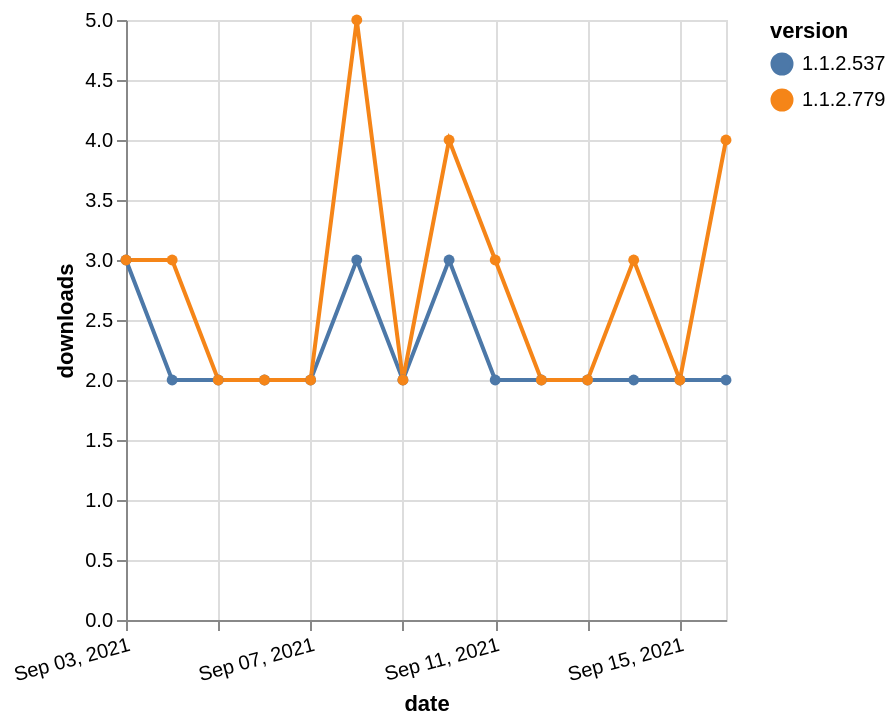

Vega-Lite specification for this chart:
### Vega-Lite specification from a JSON file in a GitHub repository (floating-point values rounded to 4 significant figures)
{"$schema": "https://vega.github.io/schema/vega-lite/v5.json", "description": "A simple bar chart with embedded data.", "data": {"values": [{"date": "2021-09-03", "total": 3763, "delta": 3, "version": "1.1.2.537"}, {"date": "2021-09-04", "total": 3765, "delta": 2, "version": "1.1.2.537"}, {"date": "2021-09-05", "total": 3767, "delta": 2, "version": "1.1.2.537"}, {"date": "2021-09-06", "total": 3769, "delta": 2, "version": "1.1.2.537"}, {"date": "2021-09-07", "total": 3771, "delta": 2, "version": "1.1.2.537"}, {"date": "2021-09-08", "total": 3774, "delta": 3, "version": "1.1.2.537"}, {"date": "2021-09-09", "total": 3776, "delta": 2, "version": "1.1.2.537"}, {"date": "2021-09-10", "total": 3779, "delta": 3, "version": "1.1.2.537"}, {"date": "2021-09-11", "total": 3781, "delta": 2, "version": "1.1.2.537"}, {"date": "2021-09-12", "total": 3783, "delta": 2, "version": "1.1.2.537"}, {"date": "2021-09-13", "total": 3785, "delta": 2, "version": "1.1.2.537"}, {"date": "2021-09-14", "total": 3787, "delta": 2, "version": "1.1.2.537"}, {"date": "2021-09-15", "total": 3789, "delta": 2, "version": "1.1.2.537"}, {"date": "2021-09-16", "total": 3791, "delta": 2, "version": "1.1.2.537"}, {"date": "2021-09-03", "total": 3557, "delta": 3, "version": "1.1.2.779"}, {"date": "2021-09-04", "total": 3560, "delta": 3, "version": "1.1.2.779"}, {"date": "2021-09-05", "total": 3562, "delta": 2, "version": "1.1.2.779"}, {"date": "2021-09-06", "total": 3564, "delta": 2, "version": "1.1.2.779"}, {"date": "2021-09-07", "total": 3566, "delta": 2, "version": "1.1.2.779"}, {"date": "2021-09-08", "total": 3571, "delta": 5, "version": "1.1.2.779"}, {"date": "2021-09-09", "total": 3573, "delta": 2, "version": "1.1.2.779"}, {"date": "2021-09-10", "total": 3577, "delta": 4, "version": "1.1.2.779"}, {"date": "2021-09-11", "total": 3580, "delta": 3, "version": "1.1.2.779"}, {"date": "2021-09-12", "total": 3582, "delta": 2, "version": "1.1.2.779"}, {"date": "2021-09-13", "total": 3584, "delta": 2, "version": "1.1.2.779"}, {"date": "2021-09-14", "total": 3587, "delta": 3, "version": "1.1.2.779"}, {"date": "2021-09-15", "total": 3589, "delta": 2, "version": "1.1.2.779"}, {"date": "2021-09-16", "total": 3593, "delta": 4, "version": "1.1.2.779"}]}, "width": "container", "mark": {"type": "line", "point": {"filled": true}}, "encoding": {"x": {"field": "date", "type": "temporal", "timeUnit": "yearmonthdate", "title": "date", "axis": {"labelAngle": -15}}, "y": {"field": "delta", "type": "quantitative", "title": "downloads"}, "color": {"field": "version", "type": "nominal"}, "tooltip": {"field": "delta"}}}
